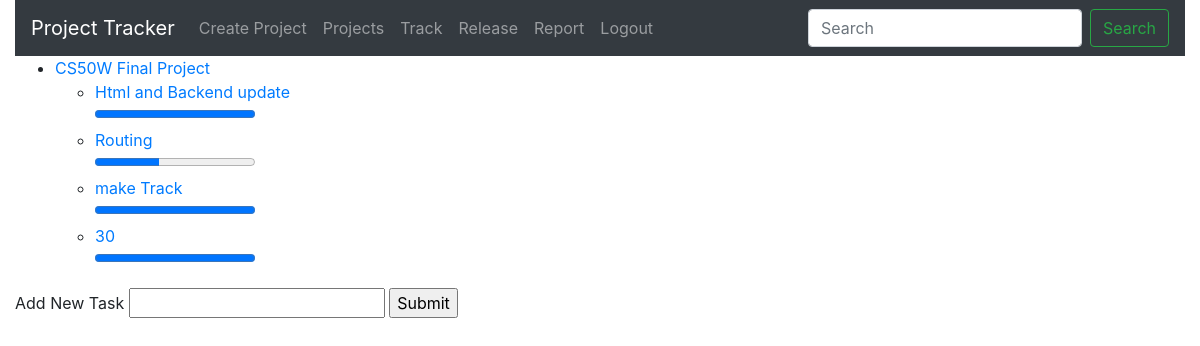
The page /1/Project (signed in) on the database as committed earlier.
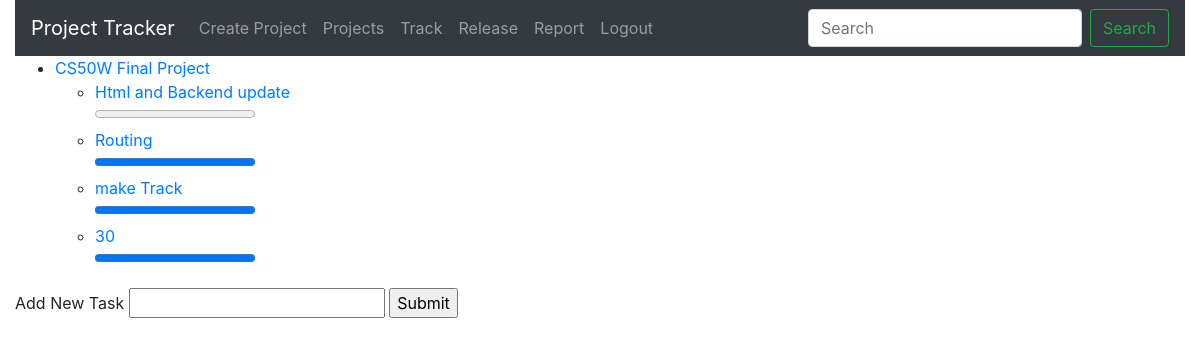
The same page on the database as committed later.
### Pmanage/models.py (models this page shows)
class Project(models.Model):
    Project_name=models.CharField(max_length=64)
    team=models.IntegerField()
    complete_percentage=models.IntegerField()
    createdate=datetime.datetime.now()
    max_day=models.IntegerField()
    status=models.CharField(max_length=64,default="unrelease")

class Tasks(models.Model):
    projectid=models.ForeignKey(Project,on_delete=models.CASCADE,name="Pid")
    taskname=models.CharField(max_length=64)
    taskpercentage=models.IntegerField(default=0)

### Pmanage/views.py (the view)
# urls.py: path('<int:id>/Project',views.intproject,name="PID"),
@login_required
def intproject(request, id):
    showproject = Project.objects.filter(id=id)
    showtasks = Tasks.objects.filter(Pid=id)
    return render(request, "Pmanage/projectID.html", {
        "Project": showproject, "Tasks": showtasks
    })

### Pmanage/templates/Pmanage/projectID.html (shortened to what this page needs)
{% extends 'Pmanage/layout.html' %}
{% block body %}
{% for p in Project %}
<ul>
    <li><a href="{% url 'PID' p.id %}">{{p.Project_name}}</a></li>
    {% for t in Tasks %}
    <ul>
        <li><a href="{% url 'inditask' t.id %}"  >{{t.taskname}}</a></li>
        <progress value="{{t.taskpercentage}}" max="100"  id="progressbar"></progress>
    </ul>
    {% endfor %}
</ul>
<form method="POST" action="{% url 'Cplan' p.id %}">
Add New Task
    <input type="text" name="task1">
    <input type="submit">
</form>
{% endfor %}
{% endblock %}

### Pmanage/templates/Pmanage/layout.html (shortened to what this page needs)
{% load static %}
<!DOCTYPE html>
<html>
    <head>
        <link rel="stylesheet" href="https://maxcdn.bootstrapcdn.com/bootstrap/4.0.0/css/bootstrap.min.css">
    </head>
    <body>
        <div class="container-fluid">
<nav class="navbar navbar-expand-lg navbar-dark bg-dark">
    <a class="navbar-brand" href="#">Project Tracker</a>
  {% if user.is_authenticated %}
    <div class="collapse navbar-collapse" id="navbarSupportedContent">
      <ul class="navbar-nav mr-auto">
        <li class="nav-item {% block active %} {% endblock active %}">
          <a class="nav-link" href="{% url 'Create' %}">Create Project </a>
        </li>
          <li class="nav-item {% block active1 %} {% endblock active1 %}">
          <a class="nav-link" href="{% url 'All_Project' %}">Projects</a>
        </li>
        <li class="nav-item {% block active2 %} {% endblock active2 %}">
          <a class="nav-link" href="{% url 'Track' %}">Track</a>
        </li>
        <li class="nav-item {% block active3 %} {% endblock active3 %}">
            <a class="nav-link" href="{% url 'Released' %}">Release</a>
          </li>
          <li class="nav-item {% block active4 %} {% endblock active4 %}">
            <a class="nav-link" href="{% url 'Report' %}">Report</a>
          </li>
           <li class="nav-item {% block active5 %} {% endblock active5 %}">
            <a class="nav-link" href="{% url 'Logout' %}">Logout</a>
          </li>
          {% endif  %}
      </ul>
      <form class="form-inline my-2 my-lg-0">
        <input class="form-control mr-sm-2" type="search" placeholder="Search" aria-label="Search">
        <button class="btn btn-outline-success my-2 my-sm-0" type="submit">Search</button>
      </form>
    </div>
  </nav>
        {% block body %}
        {% endblock body %}
    </div>
    </body>
</html>

Rows that differ between the two databases and show on the page:
changed Tasks "Html and Backend update": taskpercentage 100 → 0 (drawn)
changed Tasks "Routing": taskpercentage 40 → 100 (drawn)
